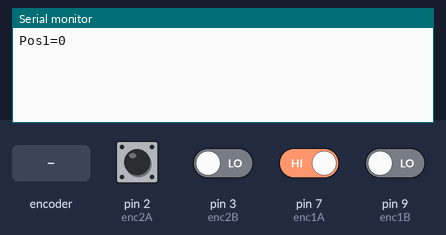
Bench run of a sketch on a simulated Arduino Uno, built with avr-gcc and run on an emulated ATmega328P. Parts: the last lines printed to the serial monitor. The test bench sets the inputs (shaded band); at power-on: pin 2 (enc2A), pin 7 (enc1A) HIGH, pin 3 (enc2B), pin 9 (enc1B) LOW.

Above: at 1.2 s.
1.3 s: rotary encoder on pin 2 (enc2A) / pin 9 (enc1B) turned 1 step (first pin leading)
At 2.2 s:
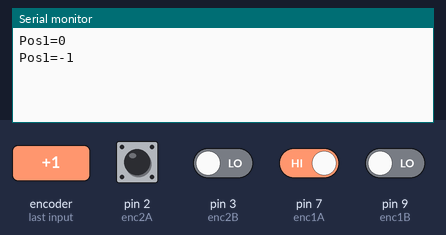
3.0 s: pin 7 (enc1A) driven LOW
At 4.2 s:
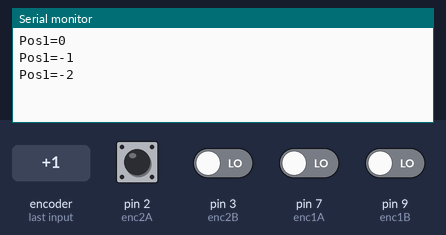
4.5 s: rotary encoder on pin 2 (enc2A) / pin 9 (enc1B) turned 1 step (first pin leading)
At 5.9 s:
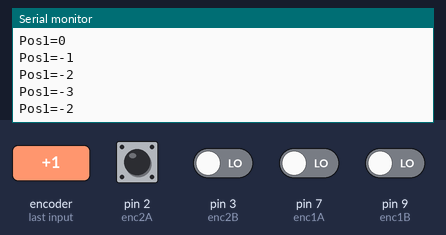
Timing chart, 0 to 7.5 s (numbered marks = the images above; inputs shaded):
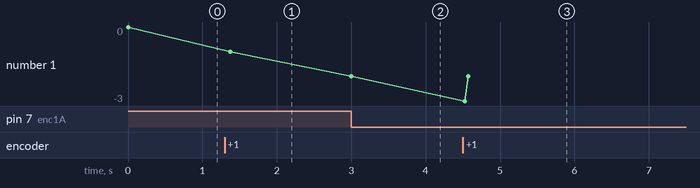

The sketch:

2-Encoder-Uno__7_9__2_3_.ino
```cpp
const int enc1A = 7;
const int enc1B = 9;
const int enc2A = 2 ;
const int enc2B = 3 ;

int pos1 = 0;
int ppr = 20000 ;
int lastpos1 = -5;
int newpos1  = 0;

int pos2 = 0;;
int lastpos2 = -5;
int newpos2  = 0;
void setup() {
  // put your setup code here, to run once:
  cli();
  PCICR |= 0b00000101 ; // PortD and PortB
  PCMSK0 |= 1 << PB1 ; //Pin 9;
  PCMSK2 |= 1 << PD7 ; //Pin 7;
  sei();
  Serial.begin(9600);
  attachInterrupt(digitalPinToInterrupt(enc2A) , changeA , CHANGE);
  attachInterrupt(digitalPinToInterrupt(enc2B) , changeB , CHANGE);
}
void changeA()
{
  if(digitalRead(enc2B) == HIGH)
  {
    if(digitalRead(enc2A) == LOW)
    pos2++;
    else
    pos2--;
  }
  else
  {
    if(digitalRead(enc2A) == HIGH)
    pos2++;
    else
    pos2--;
  }
}

void changeB()
{
  if(digitalRead(enc2B) == HIGH)
  {
    if(digitalRead(enc2A) == HIGH)
    pos2++;
    else
    pos2--;
  }
  else
  {
    if(digitalRead(enc2A) == LOW)
    pos2++;
    else
    pos2--;
  }
}
ISR(PCINT0_vect)
{
  if(digitalRead(enc1B) == HIGH)
  {
    if(digitalRead(enc1A) == LOW)
    pos1++;
    else
    pos1--;
  }
  else
  {
    if(digitalRead(enc1A) == HIGH)
    pos1++;
    else
    pos1--;
  }
}
ISR (PCINT2_vect)
{
  if(digitalRead(enc1B) == HIGH)
  {
    if(digitalRead(enc1A) == HIGH)
    pos1++;
    else
    pos1--;
  }
  else
  {
    if(digitalRead(enc1A) == LOW)
    pos1++;
    else
    pos1--;
  }
}

void loop() {
  // put your main code here, to run repeatedly:
newpos1 = pos1;
  if(newpos1!=lastpos1)
  {
  Serial.print("Pos1=");
  Serial.println(pos1);
  }
lastpos1=newpos1;

newpos2 = pos2;
  if(newpos2!=lastpos2)
  {
  //Serial.print("Pos=");
  //Serial.println(pos2);
  }
lastpos2=newpos2;
}
```

Measured:
- after the input at 1.3 s, the serial monitor: prints a new line after 0.08 s (image 1)
- after the input at 3.0 s, the serial monitor: prints a new line at once (image 2)
- after the input at 4.5 s, the serial monitor: prints a new line at once (image 3)
- plotted number 1: 0 → -1 after the input at 1.3 s, -1 → -2 after the input at 3.0 s
